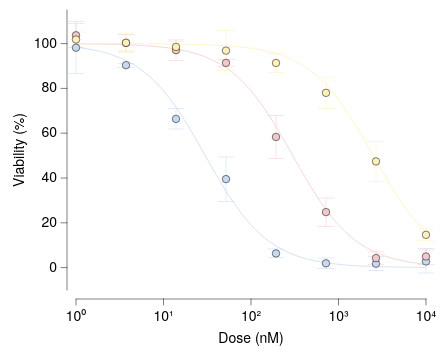

Vega-Lite specification stored for this chart:
### Vega-Lite specification from a JSON file in a GitHub repository (floating-point values rounded to 4 significant figures; data arrays with more than 128 entries replaced by an {"elided": "..."} marker saying what was removed)
{"background": null, "config": {"arc": {"fill": "#DBDBDB", "fillOpacity": 1.0, "innerRadius": 35.0, "padAngle": 0.03, "stroke": "black", "strokeOpacity": 1, "strokeWidth": 0.25}, "area": {"fill": "#DBDBDB", "fillOpacity": 1.0, "stroke": "black", "strokeOpacity": 1, "strokeWidth": 0.25}, "axis": {"domain": true, "domainCap": "round", "domainColor": "black", "domainWidth": 0.25, "grid": false, "gridCap": "round", "gridColor": "#F1F1F1", "gridDash": [0, 0], "gridOpacity": 1.0, "gridWidth": 0.25, "labelColor": "black", "labelFont": "Helvetica Neue", "labelFontSize": 7, "labelFontStyle": "normal", "labelFontWeight": 400, "offset": 4.5, "ticks": true, "tickCap": "round", "tickColor": "black", "tickRound": false, "tickSize": 3, "tickWidth": 0.25, "titleColor": "black", "titleFont": "Helvetica Neue", "titleFontSize": 7, "titleFontStyle": "normal", "titleFontWeight": 400}, "axisX": {"domain": true, "labelAlign": "center", "labelAngle": 0, "labels": true, "ticks": true, "translate": 0}, "axisY": {"domain": true, "labelAlign": "right", "labelAngle": 0, "labels": true, "ticks": true, "translate": 0}, "axisRight": {"domain": true, "labelAlign": "left", "labelAngle": 0, "labels": true, "ticks": true, "translate": 0}, "axisTop": {"domain": true, "labelAlign": "center", "labelAngle": 0, "labels": true, "ticks": true, "translate": 0}, "axisBand": {"tickOffset": 0}, "bar": {"fill": "#DBDBDB", "fillOpacity": 1.0, "stroke": "black", "strokeOpacity": 1, "strokeWidth": 0.25}, "boxplot": {"size": 12.6, "ticks": {"cornerRadius": 0.25, "fill": "black", "opacity": 1, "size": 6.3, "thickness": 0.25}, "box": {"fillOpacity": 1.0, "stroke": "black", "strokeOpacity": 1, "strokeWidth": 0.25}, "median": {"cornerRadius": 0, "fill": "black", "fillOpacity": 1.0, "opacity": 1, "size": 12.6, "thickness": 0.25}, "rule": {"fill": "black", "fillOpacity": 1.0, "size": 14.0, "stroke": "black", "strokeDash": [0, 0], "strokeOpacity": 1, "strokeWidth": 0.25}, "outliers": {"color": "black", "fill": "black", "fillOpacity": 1.0, "size": 0, "stroke": "black", "strokeOpacity": 1, "strokeWidth": 0.25}}, "circle": {"fill": "black", "fillOpacity": 1.0, "size": 0.7, "stroke": null, "strokeOpacity": 1, "strokeWidth": 0.25}, "errorband": {"band": {"fillOpacity": 0.6, "stroke": null, "strokeWidth": 0.25, "strokeOpacity": 1}, "borders": {"opacity": 0, "strokeOpacity": 0.25, "strokeWidth": 1}}, "errorbar": {"opacity": 1, "rule": {"strokeDash": [0, 0], "strokeWidth": 0.25}, "ticks": {"color": "black", "cornerRadius": 0.125, "opacity": 1, "size": 8.4, "thickness": 0.25}, "thickness": 0.25}, "font": "Helvetica Neue", "geoshape": {"fill": "#DBDBDB", "fillOpacity": 1.0, "stroke": "black", "strokeOpacity": 1, "strokeWidth": 0.25}, "header": {"labelColor": "black", "labelFont": "Helvetica Neue", "labelFontSize": 7, "labelFontStyle": "normal", "labelFontWeight": 400, "titleColor": "black", "titleFont": "Helvetica Neue", "titleFontSize": 7, "titleFontStyle": "normal", "titleFontWeight": 400, "titlePadding": 0}, "legend": {"disable": false, "offset": 4.5, "titlePadding": 4, "labelOffset": 2, "gradientLabelOffset": 2, "gradientLength": 70.0, "gradientThickness": 7.0, "gradientOpacity": 1.0, "gradientStrokeColor": "black", "gradientStrokeWidth": 0.25, "labelColor": "black", "labelFont": "Helvetica Neue", "labelFontSize": 7, "labelFontStyle": "normal", "labelFontWeight": 400, "strokeColor": "black", "strokeWidth": 0, "symbolSize": 42, "symbolStrokeColor": "black", "symbolStrokeWidth": 0.25, "titleColor": "black", "titleFont": "Helvetica Neue", "titleFontSize": 7, "titleFontStyle": "normal", "titleFontWeight": 400}, "line": {"color": "black", "stroke": "black", "strokeCap": "round", "strokeDash": [0, 0], "strokeOpacity": 1, "strokeWidth": 0.375}, "point": {"filled": true, "fill": "#DBDBDB", "fillOpacity": 1.0, "size": 7.0, "stroke": "black", "strokeOpacity": 1, "strokeWidth": 0.25}, "range": {"category": ["#C6D9F1", "#F1C9CB", "#FEF0B9", "#CEE37A", "#7AA8E0", "#E589A3", "#FDDD5D", "#68B961", "#4177B1", "#C35082", "#E5C227", "#438156"], "diverging": {"scheme": ["#C35082", "#CE6D94", "#D989A7", "#E2A4BA", "#EABFCE", "#F1DBE2", "#F6F6F6", "#D7E0EB", "#B9CBE0", "#9BB6D5", "#7DA1C9", "#5F8CBD", "#4177B1"]}, "heatmap": {"scheme": ["#32022B", "#43044D", "#4C196E", "#4D338C", "#484DA6", "#3A68BB", "#1D83CA", "#1D9CCB", "#23B5C9", "#28CDC5", "#4DE0B4", "#91EE9F"]}, "ordinal": {"scheme": ["#F1F1F1", "#DBDBDB", "#C6C6C6", "#B2B2B2", "#9D9D9D", "#898989", "#767676", "#636363", "#515151", "#404040", "#2F2F2F", "#1F1F1F"]}, "ramp": {"scheme": ["#32022B", "#43044D", "#4C196E", "#4D338C", "#484DA6", "#3A68BB", "#1D83CA", "#1D9CCB", "#23B5C9", "#28CDC5", "#4DE0B4", "#91EE9F"]}}, "rule": {"color": "black", "stroke": "black", "strokeCap": "round", "strokeDash": [2, 2], "strokeOpacity": 1, "strokeWidth": 0.25}, "scale": {"bandPaddingInner": 0.1, "bandPaddingOuter": 0.1, "round": false}, "rect": {"fill": "#DBDBDB", "fillOpacity": 1.0, "stroke": "black", "strokeOpacity": 1, "strokeWidth": 0.25}, "square": {"fill": "#DBDBDB", "fillOpacity": 1.0, "size": 14.0, "stroke": "black", "strokeOpacity": 1, "strokeWidth": 0.25}, "text": {"color": "black", "font": "Helvetica Neue", "fontSize": 7, "fontStyle": "normal", "fontWeight": 400}, "tick": {"color": "black", "cornerRadius": 0.125, "opacity": 1.0, "size": 12.6, "thickness": 0.25}, "title": {"anchor": "middle", "frame": "group", "color": "black", "font": "Helvetica Neue", "fontSize": 7, "fontStyle": "normal", "fontWeight": 400, "subtitleColor": "black", "subtitleFont": "Helvetica Neue", "subtitleFontSize": "Helvetica Neue", "subtitleFontStyle": "normal", "subtitleFontWeight": 400}, "trail": {"color": "black", "opacity": 1, "size": 0.375}, "view": {"continuousWidth": 175, "continuousHeight": 140, "discreteWidth": 175, "discreteHeight": 140, "fill": null, "stroke": null, "strokeWidth": 0.25}}, "layer": [{"data": {"name": "data-31df638c295cd54636d5b0bf0612c6dd"}, "mark": {"type": "line"}, "encoding": {"color": {"field": "compound", "title": null, "type": "nominal"}, "x": {"axis": {"labelExpr": "round(log(datum.value) / log(10)) < 0 ? '10⁻' + (abs(round(log(datum.value) / log(10))) >= 10 ? '⁰¹²³⁴⁵⁶⁷⁸⁹'[floor(abs(round(log(datum.value) / log(10)))/10)] + '⁰¹²³⁴⁵⁶⁷⁸⁹'[abs(round(log(datum.value) / log(10)))%10] : '⁰¹²³⁴⁵⁶⁷⁸⁹'[abs(round(log(datum.value) / log(10)))]) : '10' + (abs(round(log(datum.value) / log(10))) >= 10 ? '⁰¹²³⁴⁵⁶⁷⁸⁹'[floor(abs(round(log(datum.value) / log(10)))/10)] + '⁰¹²³⁴⁵⁶⁷⁸⁹'[abs(round(log(datum.value) / log(10)))%10] : '⁰¹²³⁴⁵⁶⁷⁸⁹'[abs(round(log(datum.value) / log(10)))])", "values": [1, 10, 100, 1000, 10000]}, "field": "dose", "scale": {"domain": [1, 10000], "nice": false, "type": "log"}, "title": "Dose (nM)", "type": "quantitative"}, "y": {"field": "viab", "scale": {"domain": [-10, 115], "nice": false}, "title": "Viability (%)", "type": "quantitative"}}}, {"data": {"name": "data-6231d8e47a309bed60d796071a08c6d1"}, "mark": {"type": "errorbar", "extent": "stdev"}, "encoding": {"color": {"field": "compound", "legend": null, "type": "nominal"}, "x": {"axis": {"labelExpr": "round(log(datum.value) / log(10)) < 0 ? '10⁻' + (abs(round(log(datum.value) / log(10))) >= 10 ? '⁰¹²³⁴⁵⁶⁷⁸⁹'[floor(abs(round(log(datum.value) / log(10)))/10)] + '⁰¹²³⁴⁵⁶⁷⁸⁹'[abs(round(log(datum.value) / log(10)))%10] : '⁰¹²³⁴⁵⁶⁷⁸⁹'[abs(round(log(datum.value) / log(10)))]) : '10' + (abs(round(log(datum.value) / log(10))) >= 10 ? '⁰¹²³⁴⁵⁶⁷⁸⁹'[floor(abs(round(log(datum.value) / log(10)))/10)] + '⁰¹²³⁴⁵⁶⁷⁸⁹'[abs(round(log(datum.value) / log(10)))%10] : '⁰¹²³⁴⁵⁶⁷⁸⁹'[abs(round(log(datum.value) / log(10)))])", "values": [1, 10, 100, 1000, 10000]}, "field": "dose", "scale": {"domain": [1, 10000], "nice": false, "type": "log"}, "title": "Dose (nM)", "type": "quantitative"}, "y": {"field": "viab", "scale": {"domain": [-10, 115], "nice": false}, "title": "Viability (%)", "type": "quantitative"}}}, {"data": {"name": "data-6231d8e47a309bed60d796071a08c6d1"}, "mark": {"type": "point", "filled": true, "size": 14}, "encoding": {"color": {"field": "compound", "legend": null, "type": "nominal"}, "x": {"axis": {"labelExpr": "round(log(datum.value) / log(10)) < 0 ? '10⁻' + (abs(round(log(datum.value) / log(10))) >= 10 ? '⁰¹²³⁴⁵⁶⁷⁸⁹'[floor(abs(round(log(datum.value) / log(10)))/10)] + '⁰¹²³⁴⁵⁶⁷⁸⁹'[abs(round(log(datum.value) / log(10)))%10] : '⁰¹²³⁴⁵⁶⁷⁸⁹'[abs(round(log(datum.value) / log(10)))]) : '10' + (abs(round(log(datum.value) / log(10))) >= 10 ? '⁰¹²³⁴⁵⁶⁷⁸⁹'[floor(abs(round(log(datum.value) / log(10)))/10)] + '⁰¹²³⁴⁵⁶⁷⁸⁹'[abs(round(log(datum.value) / log(10)))%10] : '⁰¹²³⁴⁵⁶⁷⁸⁹'[abs(round(log(datum.value) / log(10)))])", "values": [1, 10, 100, 1000, 10000]}, "field": "dose", "scale": {"domain": [1, 10000], "nice": false, "type": "log"}, "title": "Dose (nM)", "type": "quantitative"}, "y": {"aggregate": "mean", "field": "viab", "type": "quantitative"}}}], "$schema": "https://vega.github.io/schema/vega-lite/v6.4.1.json", "datasets": {"data-31df638c295cd54636d5b0bf0612c6dd": {"elided": "600 records"}, "data-6231d8e47a309bed60d796071a08c6d1": [{"dose": 1.0, "viab": 108.5, "compound": "Compound A"}, {"dose": 1.0, "viab": 85.56, "compound": "Compound A"}, {"dose": 1.0, "viab": 100.4, "compound": "Compound A"}, {"dose": 3.728, "viab": 89.59, "compound": "Compound A"}, {"dose": 3.728, "viab": 90.17, "compound": "Compound A"}, {"dose": 3.728, "viab": 91.35, "compound": "Compound A"}, {"dose": 13.89, "viab": 61.48, "compound": "Compound A"}, {"dose": 13.89, "viab": 70.42, "compound": "Compound A"}, {"dose": 13.89, "viab": 67.25, "compound": "Compound A"}, {"dose": 51.79, "viab": 50.79, "compound": "Compound A"}, {"dose": 51.79, "viab": 35.31, "compound": "Compound A"}, {"dose": 51.79, "viab": 32.42, "compound": "Compound A"}, {"dose": 193.1, "viab": 8.265, "compound": "Compound A"}, {"dose": 193.1, "viab": 6.332, "compound": "Compound A"}, {"dose": 193.1, "viab": 4.396, "compound": "Compound A"}, {"dose": 719.7, "viab": 0.2062, "compound": "Compound A"}, {"dose": 719.7, "viab": 4.57, "compound": "Compound A"}, {"dose": 719.7, "viab": 0.9674, "compound": "Compound A"}, {"dose": 2683.0, "viab": 5.242, "compound": "Compound A"}, {"dose": 2683.0, "viab": -0.5458, "compound": "Compound A"}, {"dose": 2683.0, "viab": 0.5745, "compound": "Compound A"}, {"dose": 10000.0, "viab": 7.823, "compound": "Compound A"}, {"dose": 10000.0, "viab": 2.819, "compound": "Compound A"}, {"dose": 10000.0, "viab": -2.432, "compound": "Compound A"}, {"dose": 1.0, "viab": 98.98, "compound": "Compound B"}, {"dose": 1.0, "viab": 102.6, "compound": "Compound B"}, {"dose": 1.0, "viab": 109.6, "compound": "Compound B"}, {"dose": 3.728, "viab": 98.14, "compound": "Compound B"}, {"dose": 3.728, "viab": 98.27, "compound": "Compound B"}, {"dose": 3.728, "viab": 104.5, "compound": "Compound B"}, {"dose": 13.89, "viab": 93.12, "compound": "Compound B"}, {"dose": 13.89, "viab": 96.1, "compound": "Compound B"}, {"dose": 13.89, "viab": 102.0, "compound": "Compound B"}, {"dose": 51.79, "viab": 92.07, "compound": "Compound B"}, {"dose": 51.79, "viab": 89.62, "compound": "Compound B"}, {"dose": 51.79, "viab": 92.52, "compound": "Compound B"}, {"dose": 193.1, "viab": 48.78, "compound": "Compound B"}, {"dose": 193.1, "viab": 68.03, "compound": "Compound B"}, {"dose": 193.1, "viab": 58.12, "compound": "Compound B"}, {"dose": 719.7, "viab": 17.58, "compound": "Compound B"}, {"dose": 719.7, "viab": 27.3, "compound": "Compound B"}, {"dose": 719.7, "viab": 29.42, "compound": "Compound B"}, {"dose": 2683.0, "viab": 4.506, "compound": "Compound B"}, {"dose": 2683.0, "viab": 1.348, "compound": "Compound B"}, {"dose": 2683.0, "viab": 6.86, "compound": "Compound B"}, {"dose": 10000.0, "viab": 1.202, "compound": "Compound B"}, {"dose": 10000.0, "viab": 8.494, "compound": "Compound B"}, {"dose": 10000.0, "viab": 5.203, "compound": "Compound B"}, {"dose": 1.0, "viab": 101.0, "compound": "Compound C"}, {"dose": 1.0, "viab": 105.5, "compound": "Compound C"}, {"dose": 1.0, "viab": 98.96, "compound": "Compound C"}, {"dose": 3.728, "viab": 95.33, "compound": "Compound C"}, {"dose": 3.728, "viab": 102.9, "compound": "Compound C"}, {"dose": 3.728, "viab": 102.9, "compound": "Compound C"}, {"dose": 13.89, "viab": 98.73, "compound": "Compound C"}, {"dose": 13.89, "viab": 95.89, "compound": "Compound C"}, {"dose": 13.89, "viab": 100.9, "compound": "Compound C"}, {"dose": 51.79, "viab": 86.59, "compound": "Compound C"}, {"dose": 51.79, "viab": 102.5, "compound": "Compound C"}, {"dose": 51.79, "viab": 101.5, "compound": "Compound C"}, {"dose": 193.1, "viab": 87.38, "compound": "Compound C"}, {"dose": 193.1, "viab": 95.88, "compound": "Compound C"}, {"dose": 193.1, "viab": 90.76, "compound": "Compound C"}, {"dose": 719.7, "viab": 85.46, "compound": "Compound C"}, {"dose": 719.7, "viab": 71.5, "compound": "Compound C"}, {"dose": 719.7, "viab": 77.1, "compound": "Compound C"}, {"dose": 2683.0, "viab": 51.43, "compound": "Compound C"}, {"dose": 2683.0, "viab": 53.67, "compound": "Compound C"}, {"dose": 2683.0, "viab": 37.1, "compound": "Compound C"}, {"dose": 10000.0, "viab": 13.44, "compound": "Compound C"}, {"dose": 10000.0, "viab": 17.57, "compound": "Compound C"}, {"dose": 10000.0, "viab": 12.88, "compound": "Compound C"}]}}
